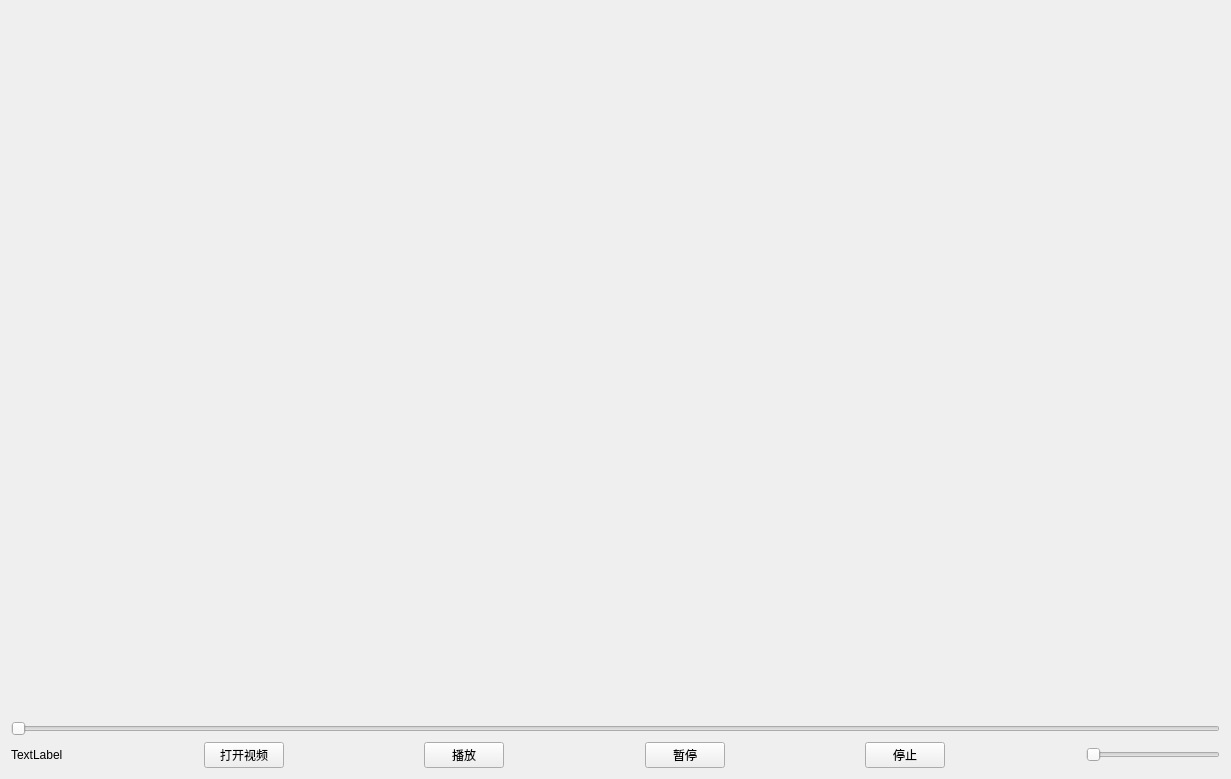
<?xml version="1.0" encoding="UTF-8"?>
<ui version="4.0">
 <class>MainWidgetClass</class>
 <widget class="QWidget" name="MainWidgetClass">
  <property name="geometry">
   <rect>
    <x>0</x>
    <y>0</y>
    <width>1231</width>
    <height>779</height>
   </rect>
  </property>
  <property name="windowTitle">
   <string>MainWidget</string>
  </property>
  <layout class="QVBoxLayout" name="verticalLayout">
   <item>
    <widget class="QWidget" name="widget" native="true"/>
   </item>
   <item>
    <widget class="QSlider" name="timesSlider">
     <property name="orientation">
      <enum>Qt::Orientation::Horizontal</enum>
     </property>
    </widget>
   </item>
   <item>
    <layout class="QHBoxLayout" name="horizontalLayout">
     <item>
      <widget class="QLabel" name="label_time">
       <property name="text">
        <string>TextLabel</string>
       </property>
      </widget>
     </item>
     <item>
      <spacer name="horizontalSpacer">
       <property name="orientation">
        <enum>Qt::Orientation::Horizontal</enum>
       </property>
       <property name="sizeHint" stdset="0">
        <size>
         <width>40</width>
         <height>20</height>
        </size>
       </property>
      </spacer>
     </item>
     <item>
      <widget class="QPushButton" name="btnOpen">
       <property name="text">
        <string>打开视频</string>
       </property>
      </widget>
     </item>
     <item>
      <spacer name="horizontalSpacer_2">
       <property name="orientation">
        <enum>Qt::Orientation::Horizontal</enum>
       </property>
       <property name="sizeHint" stdset="0">
        <size>
         <width>40</width>
         <height>20</height>
        </size>
       </property>
      </spacer>
     </item>
     <item>
      <widget class="QPushButton" name="btnPlayer">
       <property name="text">
        <string>播放</string>
       </property>
      </widget>
     </item>
     <item>
      <spacer name="horizontalSpacer_3">
       <property name="orientation">
        <enum>Qt::Orientation::Horizontal</enum>
       </property>
       <property name="sizeHint" stdset="0">
        <size>
         <width>40</width>
         <height>20</height>
        </size>
       </property>
      </spacer>
     </item>
     <item>
      <widget class="QPushButton" name="btnPause">
       <property name="text">
        <string>暂停</string>
       </property>
      </widget>
     </item>
     <item>
      <spacer name="horizontalSpacer_4">
       <property name="orientation">
        <enum>Qt::Orientation::Horizontal</enum>
       </property>
       <property name="sizeHint" stdset="0">
        <size>
         <width>40</width>
         <height>20</height>
        </size>
       </property>
      </spacer>
     </item>
     <item>
      <widget class="QPushButton" name="btnStop">
       <property name="text">
        <string>停止</string>
       </property>
      </widget>
     </item>
     <item>
      <spacer name="horizontalSpacer_5">
       <property name="orientation">
        <enum>Qt::Orientation::Horizontal</enum>
       </property>
       <property name="sizeHint" stdset="0">
        <size>
         <width>40</width>
         <height>20</height>
        </size>
       </property>
      </spacer>
     </item>
     <item>
      <widget class="QSlider" name="soundSlider">
       <property name="orientation">
        <enum>Qt::Orientation::Horizontal</enum>
       </property>
      </widget>
     </item>
    </layout>
   </item>
  </layout>
 </widget>
 <layoutdefault spacing="6" margin="11"/>
 <resources>
  <include location="MainWidget.qrc"/>
 </resources>
 <connections/>
</ui>
